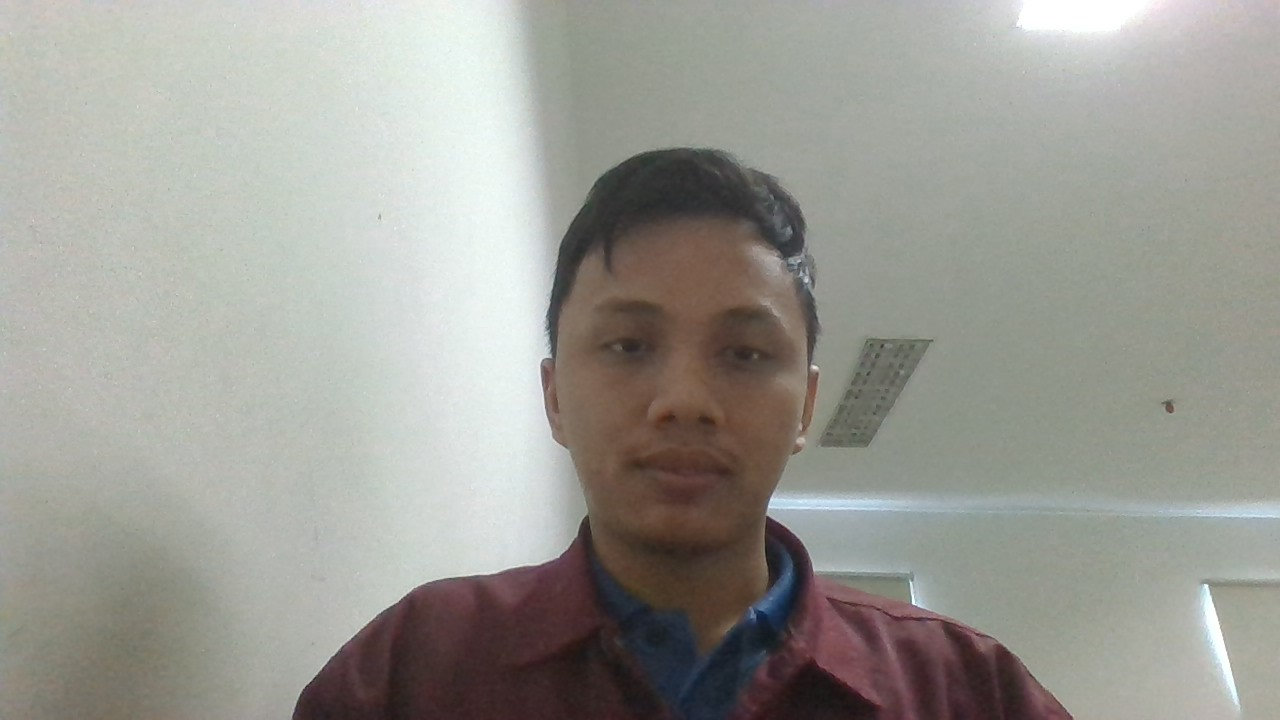
#> input picture saya2.jpg, 1280 x 720 px
$ python 'deteksi wajah.py'
#> lines starting #> are read from the running program, lines starting #| are printed output that depends on the picture; after the words box and inside, x2 and y2 are one past the last pixel; in counts of white or black regions, pixels touching at a corner belong together
import cv2
import numpy as np
import matplotlib.pyplot as plt

# 1. Memuat Pengklasifikasi Kaskade Haar (Pastikan file XML berada di folder yang sama atau jalurnya benar)
# Jika kamu pakai Google Colab, sesuaikan foldernya seperti di PDF: '/content/haarcascade_frontalface_default.xml'
face_cascade = cv2.CascadeClassifier("haarcascade_frontalface_default.xml")
eye_cascade = cv2.CascadeClassifier("haarcascade_eye.xml")

# 2. Fungsi untuk Mendeteksi Wajah
def adjusted_detect_face(img):
    face_img = img.copy()
    # Deteksi wajah (mengembalikan koordinat kotak persegi panjang)
    face_rect = face_cascade.detectMultiScale(face_img, scaleFactor=1.2, minNeighbors=5)

    # Menggambar kotak di setiap wajah yang terdeteksi
    for (x, y, w, h) in face_rect:
        # Format: cv2.rectangle(gambar, pt1, pt2, warna_bgr, ketebalan)
        cv2.rectangle(face_img, (x, y), (x + w, y + h), (255, 255, 255), 10)

    return face_img

# 3. Fungsi untuk Mendeteksi Mata
def detect_eyes(img):
    eye_img = img.copy()
    # Deteksi mata
    eye_rect = eye_cascade.detectMultiScale(eye_img, scaleFactor=1.2, minNeighbors=5)

    # Menggambar kotak di setiap mata yang terdeteksi
    for (x, y, w, h) in eye_rect:
        cv2.rectangle(eye_img, (x, y), (x + w, y + h), (255, 255, 255), 10)

    return eye_img

# 4. Memuat Gambar Sumber
# Ganti 'andrew.jpg' dengan nama file gambar yang ingin kamu uji
img = cv2.imread('saya2.jpg')
#> img is the input picture: shape (720, 1280, 3); mean B, G, R 148.8, 155.4, 156

# Pastikan gambar berhasil dimuat sebelum diproses
if img is None:
    print("Error: Gambar tidak ditemukan! Periksa kembali nama file atau jalurnya.")
else:
    # Buat salinan gambar untuk masing-masing pengujian
    img_copy1 = img.copy()
    img_copy2 = img.copy()
    img_copy3 = img.copy()

    # Tampilkan gambar asli (Konversi BGR ke RGB karena OpenCV membaca dalam format BGR)
    plt.figure(figsize=(10, 8))
    plt.imshow(cv2.cvtColor(img, cv2.COLOR_BGR2RGB))
    plt.title("Gambar Asli")
    plt.axis('off')
    plt.show()

    # 5. Menjalankan Deteksi Wajah
    face = adjusted_detect_face(img_copy1)
#> in adjusted_detect_face, `face_rect = face_cascade.detectMultiScale(face_img, scaleFactor=1.2, m..`: face_rect = [[535, 230, 302, 302]]
#> the loop in adjusted_detect_face, `for (x, y, w, h) in face_rect:` made 1 pass
#> after the loop in adjusted_detect_face, `for (x, y, w, h) in face_rect:`:
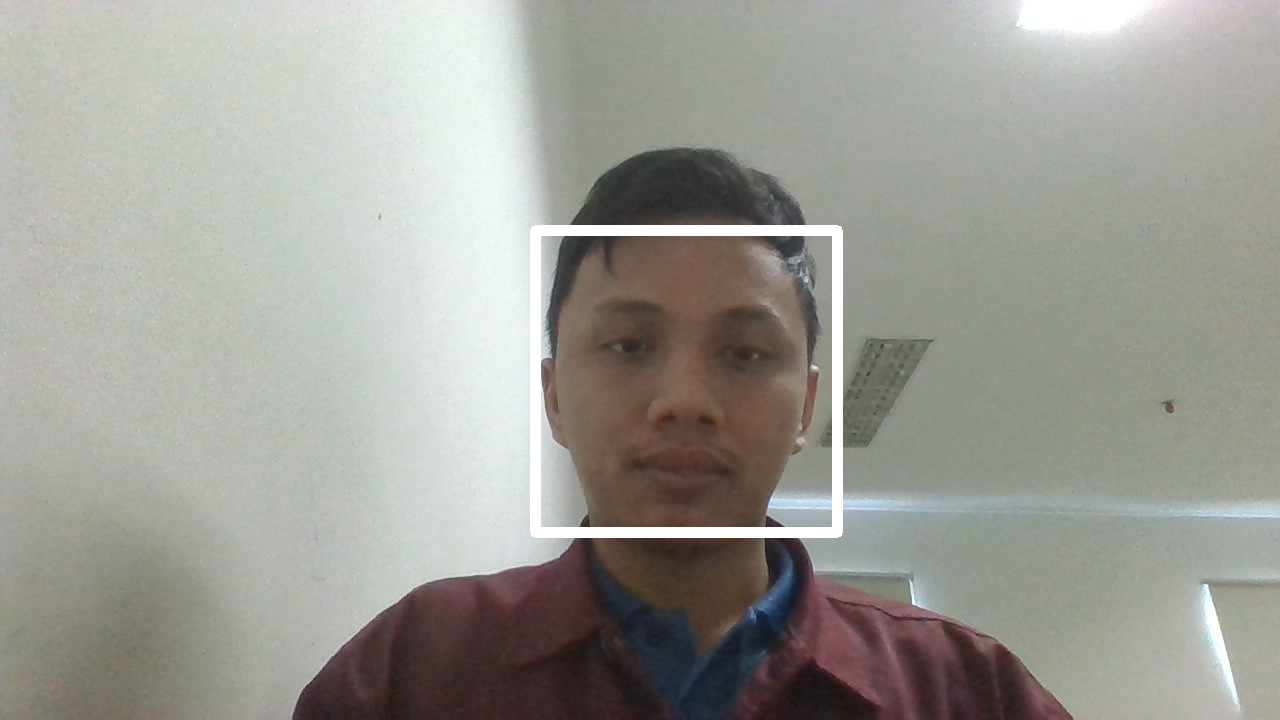
#> face_img: shape (720, 1280, 3); 1.44% of pixels changed, all inside (x1, y1, x2, y2) = (530, 225, 843, 538)
    plt.figure(figsize=(10, 8))
    plt.imshow(cv2.cvtColor(face, cv2.COLOR_BGR2RGB))
    plt.title("Deteksi Wajah")
    plt.axis('off')
    plt.show()
    cv2.imwrite('face.jpg', face) # Menyimpan hasil

    # 6. Menjalankan Deteksi Mata
    eyes = detect_eyes(img_copy2)
#> in detect_eyes, `eye_rect = eye_cascade.detectMultiScale(eye_img, scaleFactor=1.2, minN..`: eye_rect = [[719, 328, 55, 55], [595, 313, 65, 65]]
#> the loop in detect_eyes, `for (x, y, w, h) in eye_rect:` made 2 passes
#> after the loop in detect_eyes, `for (x, y, w, h) in eye_rect:`:
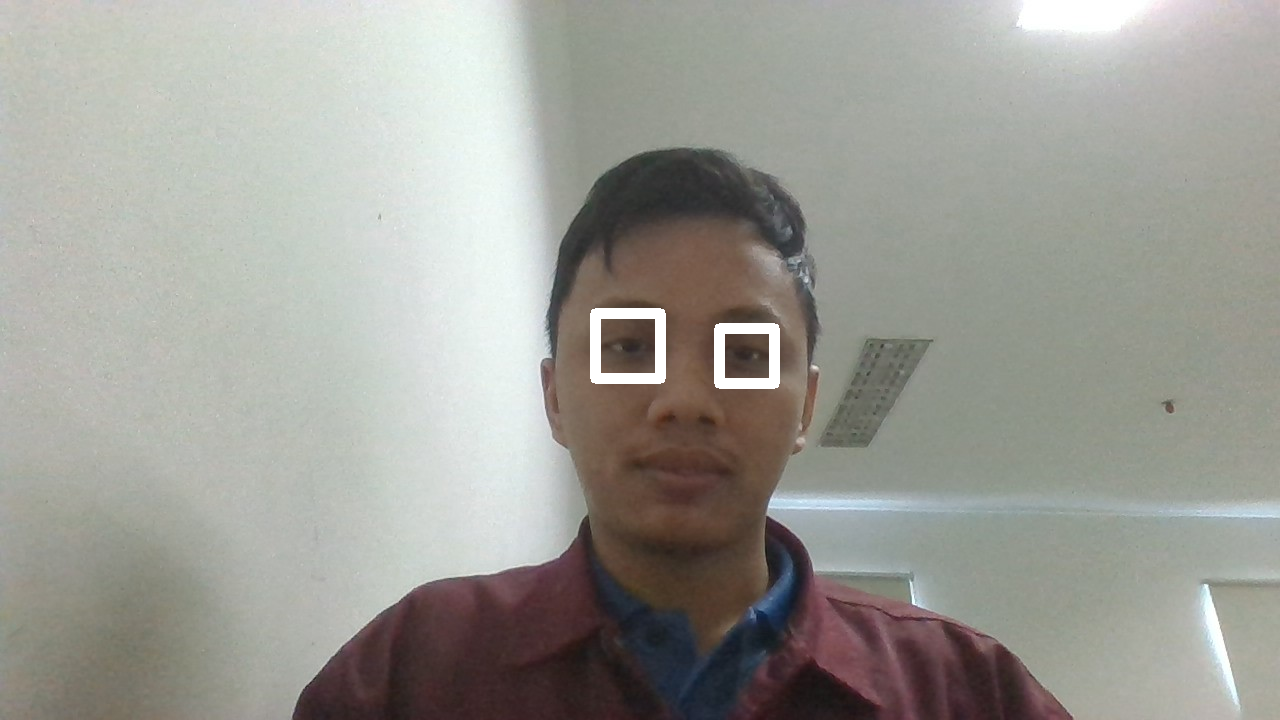
#> eye_img: shape (720, 1280, 3); 0.56% of pixels changed, all inside (x1, y1, x2, y2) = (590, 308, 780, 389)
    plt.figure(figsize=(10, 8))
    plt.imshow(cv2.cvtColor(eyes, cv2.COLOR_BGR2RGB))
    plt.title("Deteksi Mata")
    plt.axis('off')
    plt.show()
    cv2.imwrite('eyes.jpg', eyes) # Menyimpan hasil

    # 7. Menjalankan Deteksi Wajah dan Mata Sekaligus
    # Agar wajah dan mata terdeteksi bersamaan, kita masukkan hasil deteksi wajah ke deteksi mata
    face_and_eyes = detect_eyes(face)
#> the loop in detect_eyes (call 2), `for (x, y, w, h) in eye_rect:` made 2 passes
#> after the loop in detect_eyes (call 2), `for (x, y, w, h) in eye_rect:`:
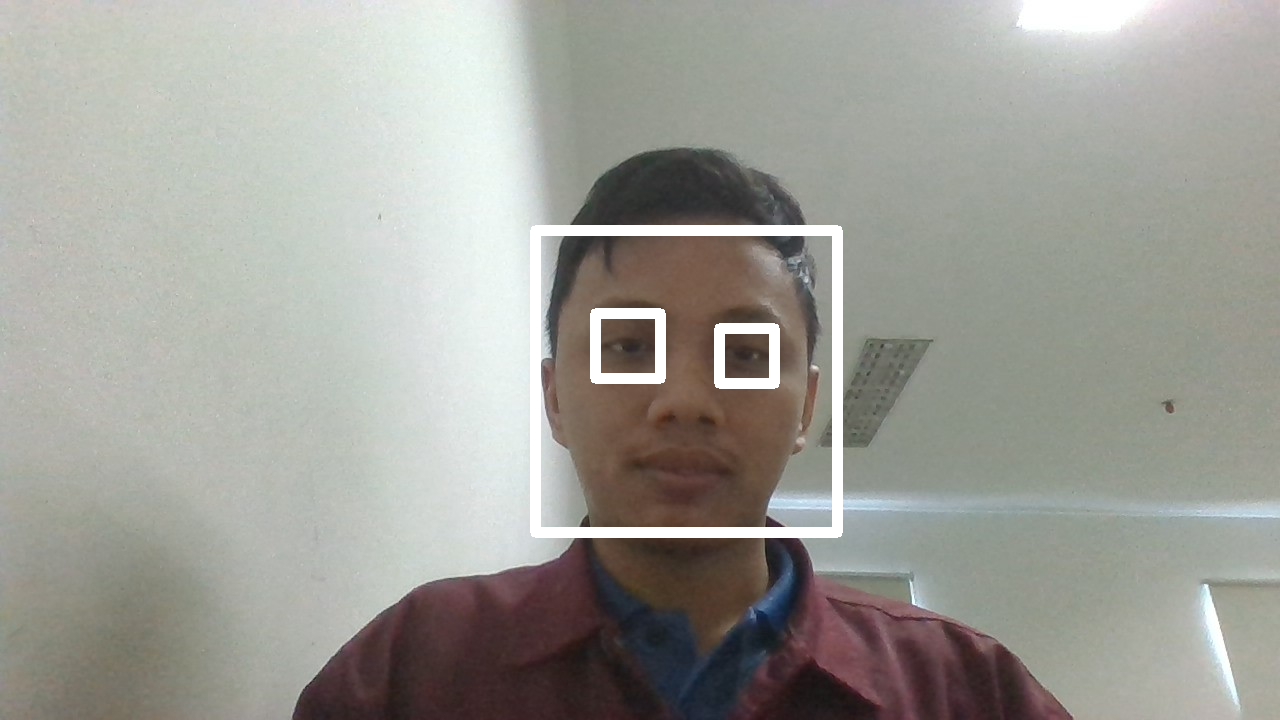
#> eye_img: shape (720, 1280, 3); 0.56% of pixels changed, all inside (x1, y1, x2, y2) = (590, 308, 780, 389)
    plt.figure(figsize=(10, 8))
    plt.imshow(cv2.cvtColor(face_and_eyes, cv2.COLOR_BGR2RGB))
    plt.title("Deteksi Wajah dan Mata")
    plt.axis('off')
    plt.show()
    cv2.imwrite('face+eyes.jpg', face_and_eyes) # Menyimpan hasil
